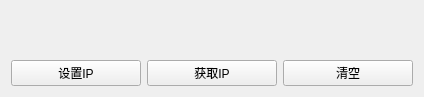
<?xml version="1.0" encoding="UTF-8"?>
<ui version="4.0">
 <class>frmIPAddress</class>
 <widget class="QWidget" name="frmIPAddress">
  <property name="geometry">
   <rect>
    <x>0</x>
    <y>0</y>
    <width>424</width>
    <height>97</height>
   </rect>
  </property>
  <property name="windowTitle">
   <string>Form</string>
  </property>
  <layout class="QGridLayout" name="gridLayout_2">
   <item row="0" column="0">
    <layout class="QGridLayout" name="gridLayout">
     <item row="0" column="0" colspan="3">
      <widget class="QExtIpAddressEdit" name="widgetIP" native="true"/>
     </item>
     <item row="1" column="0">
      <widget class="QPushButton" name="btnSetIP">
       <property name="text">
        <string>设置IP</string>
       </property>
      </widget>
     </item>
     <item row="1" column="1">
      <widget class="QPushButton" name="btnGetIP">
       <property name="text">
        <string>获取IP</string>
       </property>
      </widget>
     </item>
     <item row="1" column="2">
      <widget class="QPushButton" name="btnClear">
       <property name="text">
        <string>清空</string>
       </property>
      </widget>
     </item>
    </layout>
   </item>
  </layout>
 </widget>
 <layoutdefault spacing="6" margin="11"/>
 <customwidgets>
  <customwidget>
   <class>QExtIpAddressEdit</class>
   <extends>QWidget</extends>
   <header location="global">qextIpAddressEdit.h</header>
   <container>1</container>
  </customwidget>
 </customwidgets>
 <resources/>
 <connections/>
</ui>
